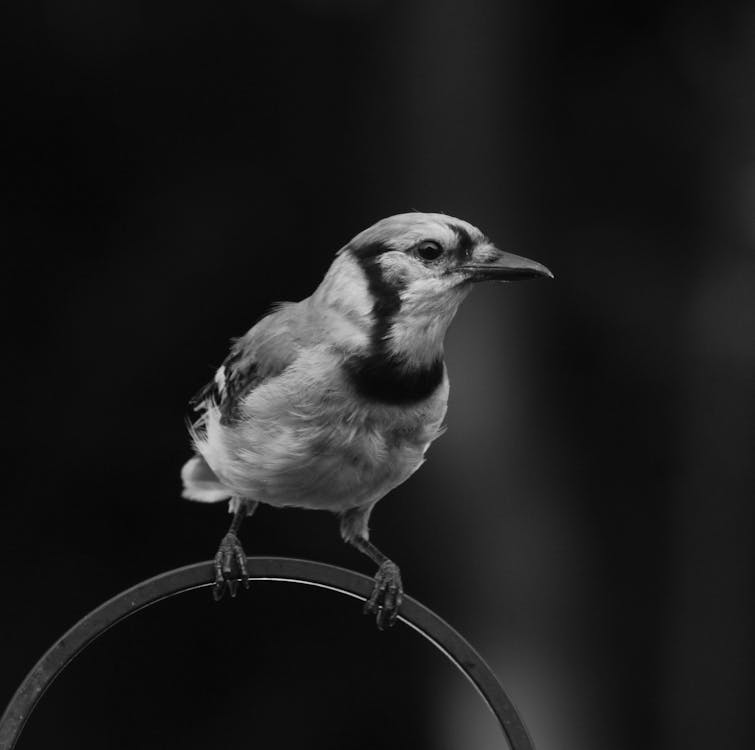
#> input picture dft/fft_images/10_bird.jpeg, 755 x 750 px; its folder holds only this picture in this run
$ jupyter execute --allow-errors dft.ipynb
#> lines starting #> are read from the running program, lines starting #| are printed output that depends on the picture
# Image Analysis with the Discrete Fourier Transform

[cell 1]
import numpy as np
import matplotlib.pyplot as plt
from typing import Tuple
import os
from PIL import Image

### Helper Functions

[cell 2]
# [5 lines left out: function save_as_png, not called in this run]


matrix = np.zeros((8, 8))
matrix[1,0] = 1
# save_as_png(matrix, 'img.png')

[cell 3]
# [16 lines left out: functions pretty_print_matrix, display, not called in this run]

def display_in_grid(matrix_of_images_2d, titles=None):
    rows = len(matrix_of_images_2d)
    cols = len(matrix_of_images_2d[0])

    fig, axes = plt.subplots(rows, cols, figsize=(cols*3, rows*3))

    for i in range(rows):
        for j in range(cols):
            if rows == 1:
                ax = axes[j]
            elif cols == 1:
                ax = axes[i]
            else:
                ax = axes[i,j]

            ax.imshow(matrix_of_images_2d[i][j], cmap='gray')

            ax.axis('off')
            if titles:
                ax.set_title(titles[i][j])

    plt.tight_layout()
    plt.show()
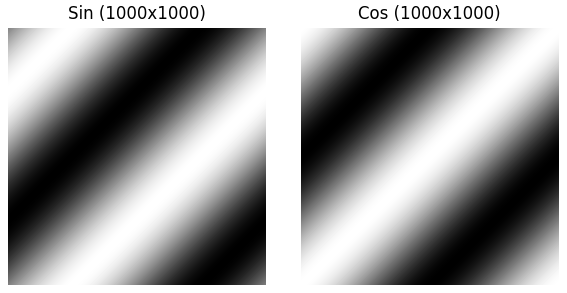
#> figure drawn by matplotlib, 2 panels

## Discretized Sine and Cosine in 2D

In 2D the sine and cosine waves can be represented by the functions:

$s_{u,v}[n,m] = A \sin(2\pi(\frac{un}{N} + \frac{vm}{M}))$

$c_{u,v}[n,m] = A \cos(2\pi(\frac{un}{N} + \frac{vm}{M}))$

- $u$, $v$ modulate the frequency in the rows and columns
- $A$ is the amplitude of the wave
- $N$, $M$ represent the number of rows, columns in the image

[cell 4]
def sin_2d(N,M, u=1, v=1):
    n = np.arange(N)[:, np.newaxis]
    m = np.arange(M)[np.newaxis, :]
    s = np.sin(2 * np.pi * (u*n/N + v*m/M))
    return s

def cos_2d(N,M, u=1, v=1):
    n = np.arange(N)[:, np.newaxis]
    m = np.arange(M)[np.newaxis, :]
    c = np.cos(2*np.pi*(u*n/N + v*m/M))
    return c

display_in_grid([[sin_2d(1000,1000), cos_2d(1000,1000)]], [["Sin (1000x1000)", "Cos (1000x1000)"]])

Here we visualize the sine wave in 3D, with the Z axis representing the amplitude (pixel intensity). The blue and red lines show cross-sections of the wave at x=0 and y=0 respectively, demonstrating how 2D sine waves combine to create the full surface.

[cell 5]
N = 50
x = np.linspace(0, 1, N)
y = np.linspace(0, 1, N)
X, Y = np.meshgrid(x, y)

Z = sin_2d(N, N)

fig = plt.figure(figsize=(6,6))
ax = fig.add_subplot(111, projection='3d')

surf = ax.plot_surface(X, Y, Z, cmap='gray')
fig.colorbar(surf)

x_line = np.linspace(0, 1, N)
y_line = np.linspace(0, 1, N)
xz_line = np.sin(2*np.pi*x_line)
yz_line = np.sin(2*np.pi*y_line)
ax.plot(x_line, np.zeros_like(x_line), xz_line, color='blue', linewidth=3)
ax.plot(np.zeros_like(y_line), y_line, yz_line, color='red', linewidth=3)

ax.set_xlabel('x')
ax.set_ylabel('y')
ax.set_zlabel('z')
ax.set_title('2D Sine Wave')

plt.tight_layout()
plt.show()
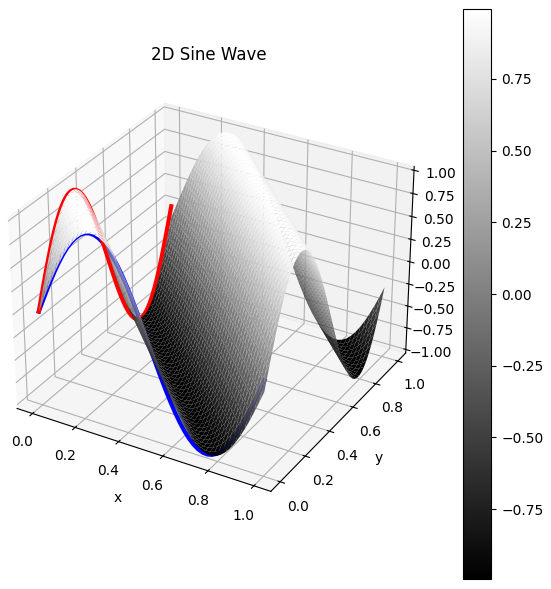
#> figure drawn by matplotlib, 2 panels

We can also vary the size of the image to see how visually the wave stretches/contracts

[cell 6]
interval = range(25,100,25)
image_grid = [[sin_2d(x,y) for y in interval] for x in interval]
plot_titles = [[f"sin(N={x},M={y})" for y in interval] for x in interval]
display_in_grid(image_grid, plot_titles)
#> in display_in_grid (call 2), `plt.show()`:
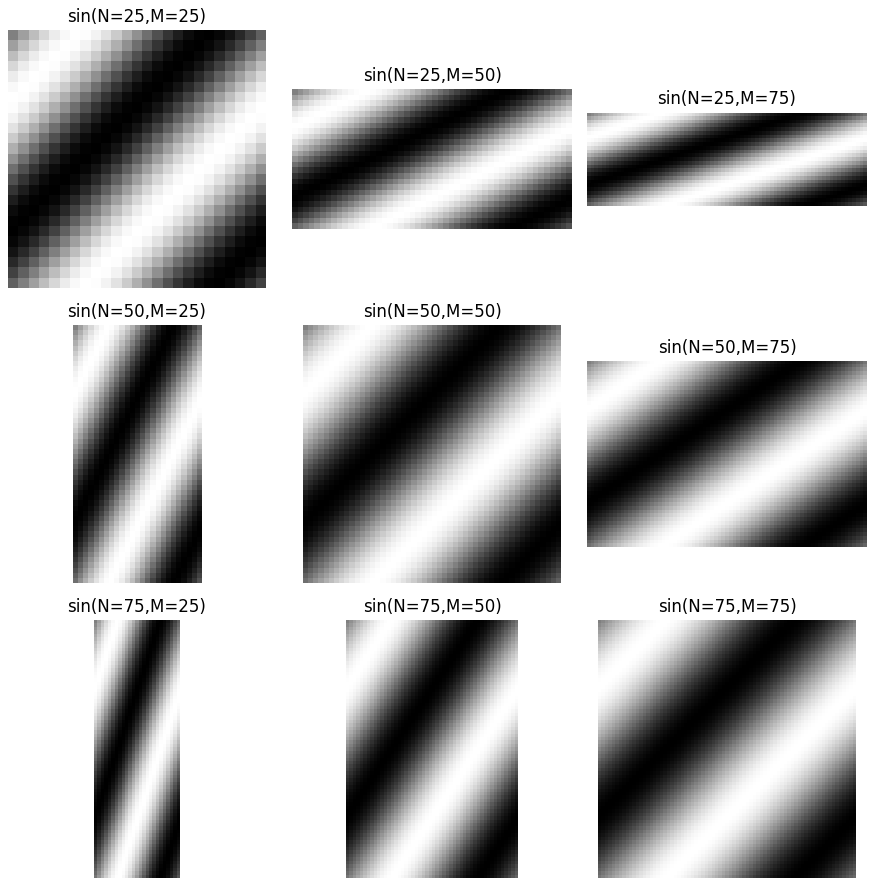
#> figure drawn by matplotlib, 9 panels

Next we can modulate the frequencies of u, v to see how the wave rotates. We do this with linear spacing and logarithmic spacing so you can observe how these values impact the function locally and towards infinity.

[cell 7]
interval = np.linspace(-5, 5, num=5)
image_grid = [[sin_2d(100,100, u,v) for u in interval] for v in interval]
plot_titles = [[f"u,v = ({u:.3f},{v:.3f})" for u in interval] for v in interval]
display_in_grid(image_grid, plot_titles)
#> in display_in_grid (call 3), `plt.show()`:
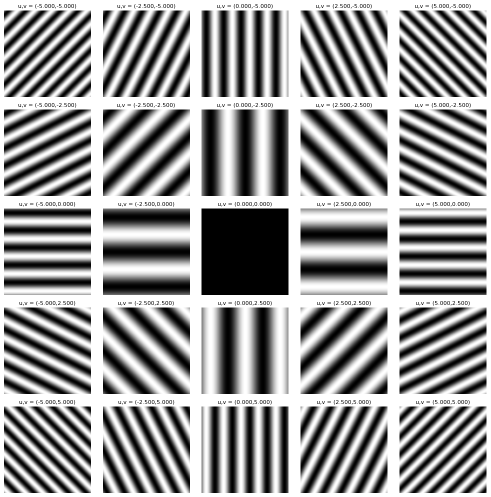
#> figure drawn by matplotlib, 25 panels

[cell 8]
interval = np.logspace(-2, 3, base=10, num=10)
image_grid = [[sin_2d(100,100, u,v) for u in interval] for v in interval]
plot_titles = [[f"u,v = ({u:.3f},{v:.3f})" for u in interval] for v in interval]
display_in_grid(image_grid, plot_titles)
#> in display_in_grid (call 4), `plt.show()`:
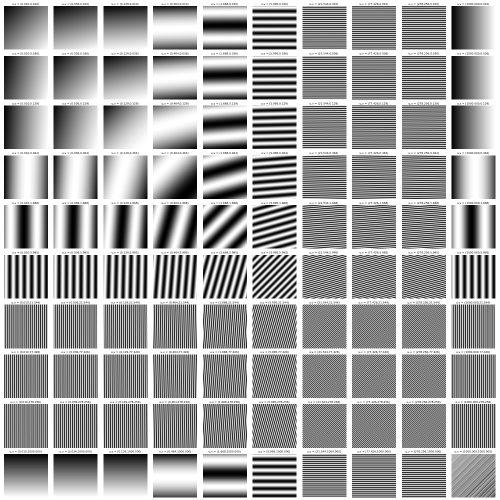
#> figure drawn by matplotlib, 100 panels

## Discrete Fourier Transform in 2D

Let’s begin with Euler’s identity, which connects trigonometric functions with complex exponentials:
$$ e^{j\theta} = \cos(\theta) + j\sin(\theta) $$

Given an image $l[n,m]$, of size N×M, we can define the basis function:

$$
e_{u,v}[n,m] = e^{2\pi j(\frac{un}{N}+\frac{vm}{M})}
$$
This represents a 2D complex sinusoid at spatial frequency $(u,v)$. Any discrete image can be decomposed as a linear combination of these. In this formula, the $2\pi$ scales each of our axis to the unit circle and the $(\frac{un}{N}+\frac{vm}{M})$ tells us how far into each dimension of the discrete image we are.

We will not prove that the basis functions are orthogonal, but it is possible via the following:

$$\langle e_{u,v}, e_{u',v'} \rangle = 0 \quad \forall (u\neq u'),(v\neq v') $$

### Discrete Fourier Transform:

$$L[u,v] = \sum_{n=0}^{N-1} \sum_{m=0}^{M-1} l[n,m]e^{-2\pi j (\frac{un}{N}+\frac{vm}{M})}$$

Each coefficient in $L[u,v]$ represents the contribution of a 2D sinusoidal pattern at spatial frequency $(u,v)$. Each term is computed by the inner product between the image and the basis function $e_{u,v}[n,m]$, which intuitively tells us how much of each particular frequency exists in the image.

The DFT decomposes the image into a weighted sum of these frequency components, separating structure (phase) from texture/detail (magnitude).

- $∣L[u,v]∣$ is the magnitude spectrum: how much of the frequency exists
- $\arg{(L[u,v])}$ is the phase spectrum: this is the spatial offset of the sinusoid

### Inverse:

$$l[n,m] = \frac{1}{NM} \sum_{u=0}^{N-1} \sum_{v=0}^{M-1} L[u,v]e^{+2\pi j (\frac{un}{N}+\frac{vm}{M})}$$

The inverse DFT reconstructs the image as a weighted sum of complex sinusoids.
Each term contributes a wave pattern whose amplitude is $∣L[u,v]∣$ and shift is determined by $\arg{(L[u,v])}$.

### Computing the DFT

Below I will lay out the discrete fourier transform (and it's inverse) manually. Computing the DFT in this way is extremely computationally inefficient, and there are much faster ways to compute the discrete fourier transform. In future examples I will use numpy's fft2() functions to perform this operation in $O(N^2log(N))$ time complexity instead of $O(N^4)$.

[cell 9]
def compute_fourier_tfm_slow(image: np.ndarray) -> np.ndarray:
    N,M = image.shape
    output = np.zeros((N,M), dtype=complex)
    for u in range(N):
        for v in range(M):
            for n in range(N):
                for m in range(M):
                    output[u,v] += image[n,m] * np.exp(-2j*np.pi*((u*n/N)+(v*m/M)))
    return output

def compute_inverse_fourier_tfm_slow(fourier_image:np.ndarray) -> np.ndarray:
    N,M = fourier_image.shape
    output = np.zeros((N,M), dtype=complex)
    for n in range(N):
        for m in range(M):
            for u in range(N):
                for v in range(M):
                    output[n,m] += fourier_image[u,v]*np.exp(2j*np.pi*((u*n/N)+(v*m/M)))
    output *= 1/(N*M)
    return output

# The FFT shift reorders the 0 frequency components to the center of the matrix.
# This just improves our ability to interpret the fourier matrix when displayed as an image
# low frequency data is closer to the center, and high frequency data is on the edges
# In 2D this amounts to swapping the first and third quadrants, and the second and fourth quadrants
def fft_shift(mtx: np.ndarray) -> np.ndarray:
    N, M = mtx.shape

    # [8 lines of commented-out code are left out]
    return np.roll(np.roll(mtx,N//2, axis=0), M//2, axis=1)

# Test case for the fft shift
matrix = np.random.randn(10,9)
assert(np.allclose(fft_shift(matrix), np.fft.fftshift(matrix))), "FT Shift Failed"

def inv_fft_shift(mtx: np.ndarray) -> np.ndarray:
    N, M = mtx.shape
    return np.roll(np.roll(mtx,-N//2, axis=0), -M//2, axis=1)

# Test case for the fft shift
matrix = np.random.randn(10,9)
assert(np.allclose(fft_shift(matrix), np.fft.fftshift(matrix))), "FT Shift Failed"


def compute_magnitude_phase(fourier_image: np.ndarray) -> Tuple[np.ndarray, np.ndarray]:
    # shifted_fourier = fft_shift(fourier_image)
    magnitude = np.log1p(np.abs(fourier_image))
    magnitude = magnitude / magnitude.max()
    phase = np.angle(fourier_image)
    phase = (phase + np.pi) / (2*np.pi)
    return magnitude, phase


matrix = np.zeros((9,9))
center_x = matrix.shape[0] // 2
matrix[center_x-2:center_x+2,center_x] = 1

fourier_matrix = compute_fourier_tfm_slow(matrix)
mag,phase = compute_magnitude_phase(fourier_matrix)
inverted_matrix = compute_inverse_fourier_tfm_slow(fourier_matrix)

# Test case for the slow fourier computations
assert(np.allclose(fourier_matrix, np.fft.fft2(matrix))), "Computing the FT failed"
assert(np.allclose(matrix,inverted_matrix)), "FT inversion failed"

np_mag, np_phase = compute_magnitude_phase(np.fft.fft2(matrix))

display_in_grid(
    [[matrix, mag, phase]],
    [["original image", "Magnitude: |F|", "Phase: ∠F"]]
)
#> in display_in_grid (call 5), `plt.show()`:
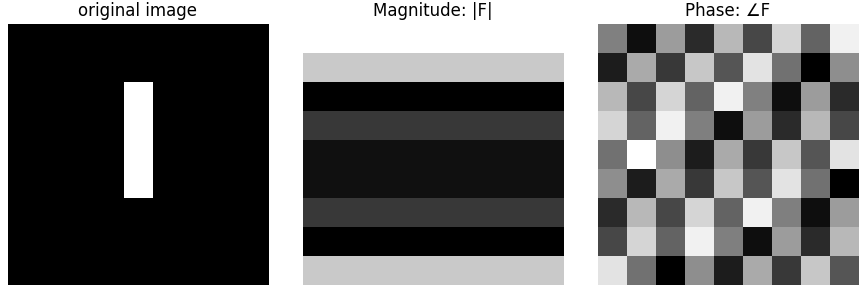
#> figure drawn by matplotlib, 3 panels

display_in_grid(
    [[mag, phase, np.real(inverted_matrix) ]],
    [["Magnitude: |F|", "Phase: ∠F", "Reconstructed Image"]]
)
#> in display_in_grid (call 6), `plt.show()`:
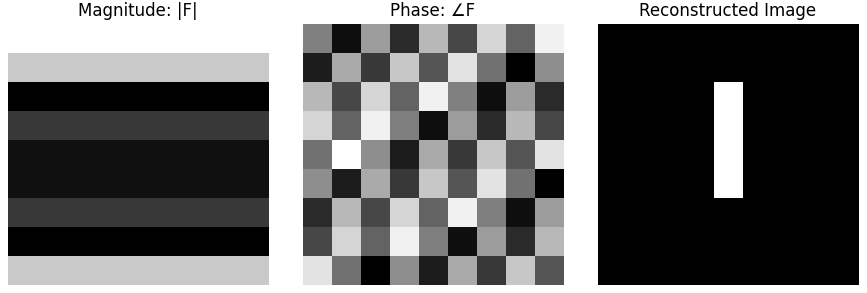
#> figure drawn by matplotlib, 3 panels

# pretty_print_matrix(fourier_matrix)

Below I will display the phase, magnitude of the fourier matrix (decomposed from the complex exponential) across a set of images in the test set. I would encourage you to take a closer look at the phase/magnitude matrices and try to build an intuition for how they relate to the input image.

Please note for images where the magnitude/phase values are all uniform the constructed images will be black due to how the images are normalized. Also, please take a look at fft_shift() to better understand how high/low frequency data is visualized in the fourier images.

[cell 10]
outputs = []
titles = []
fft_images_dir = 'fft_images'

for image_file in sorted(os.listdir(fft_images_dir)):
    if image_file.endswith(('.png', '.jpg', '.jpeg')):
        img = Image.open(os.path.join(fft_images_dir, image_file)).convert('L')
        img_arr = np.array(img) / 255.0

        fft = np.fft.fft2(img_arr)
        fft_mag, fft_phase = compute_magnitude_phase(fft)
#> in compute_magnitude_phase (call 3), `magnitude = np.log1p(np.abs(fourier_image))`:
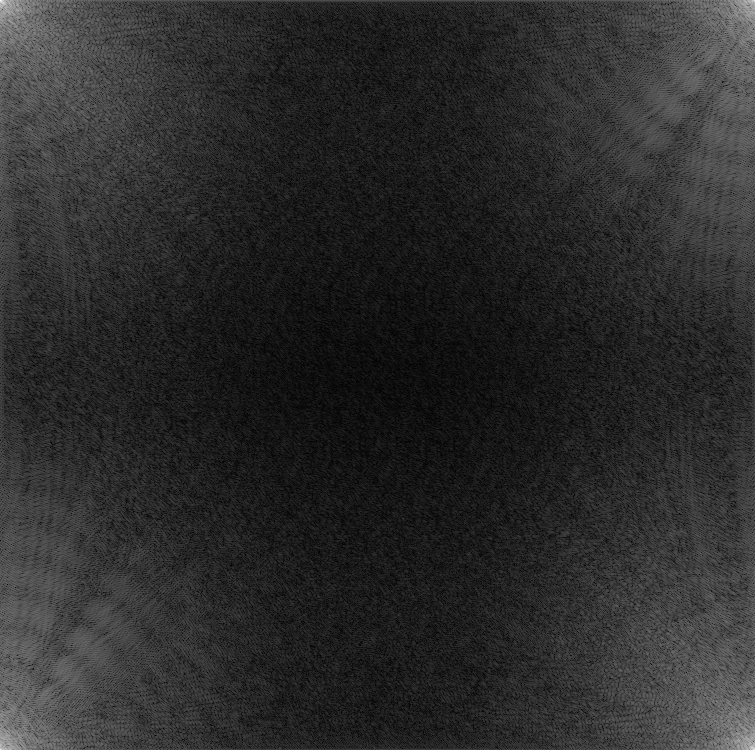
#> magnitude: shape (750, 755) float64; min 0.00602, max 11.09, mean 1.93; drawn with min black and max white
#> (the rest of the program and of its run is left out)
